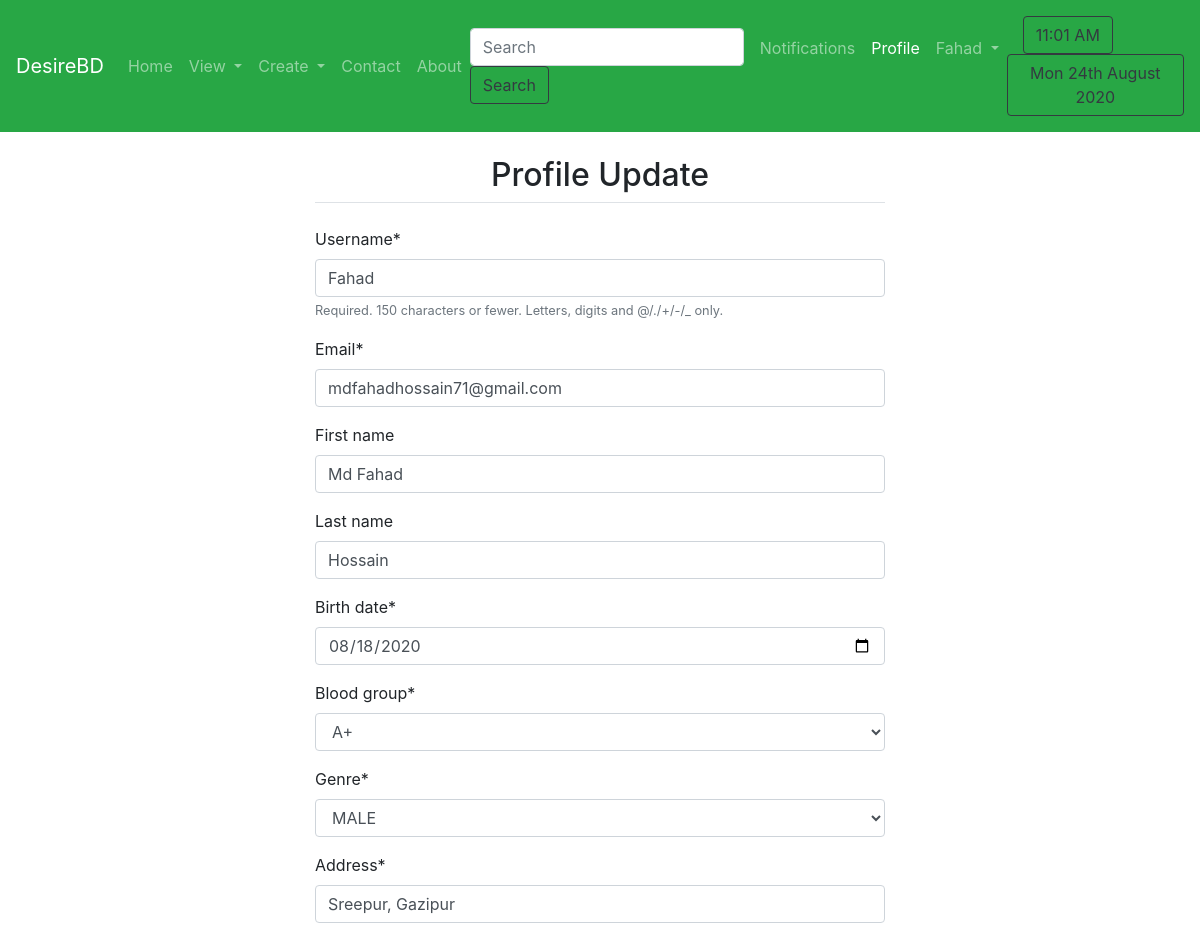
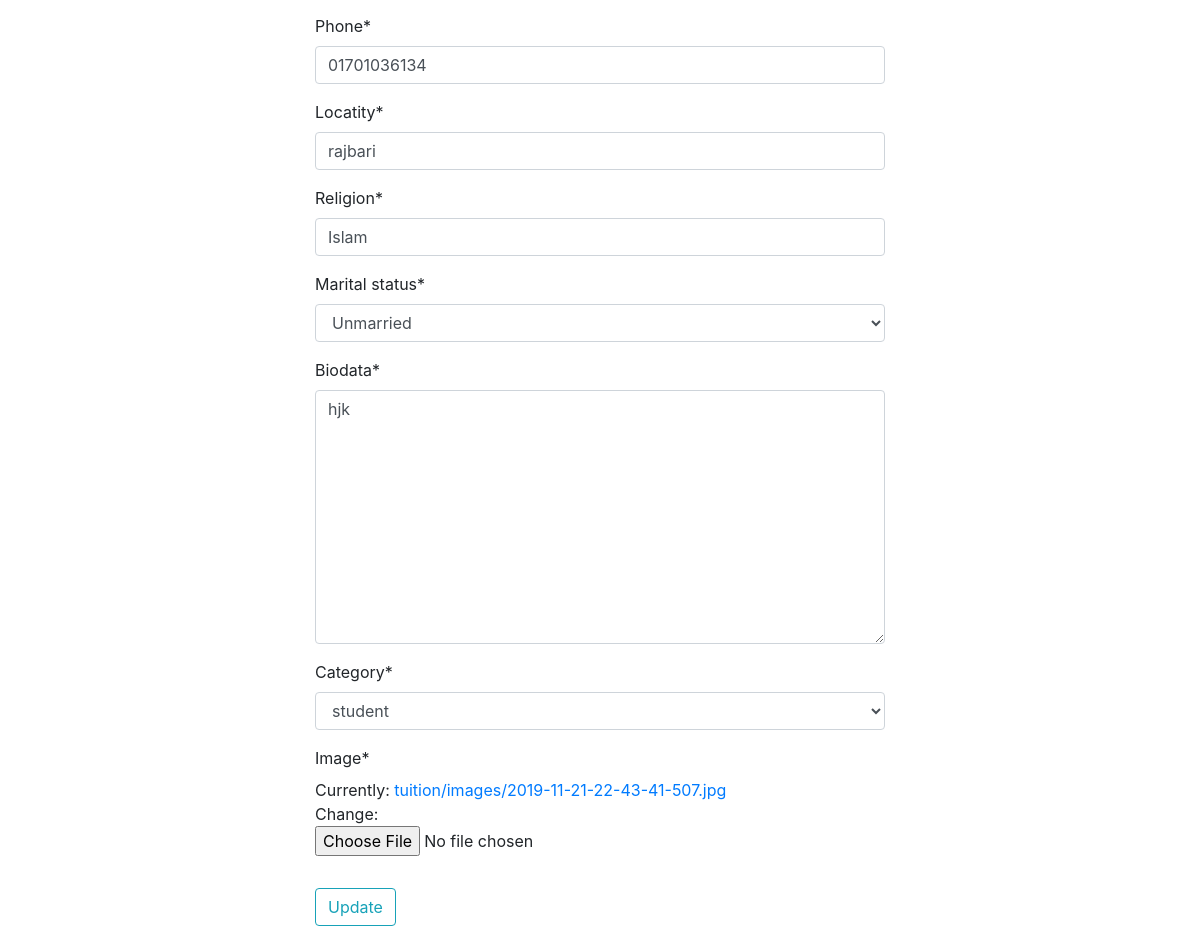
The page /profile/updateprofile/ (signed in) on the database as committed earlier (2 pictures, top to bottom).
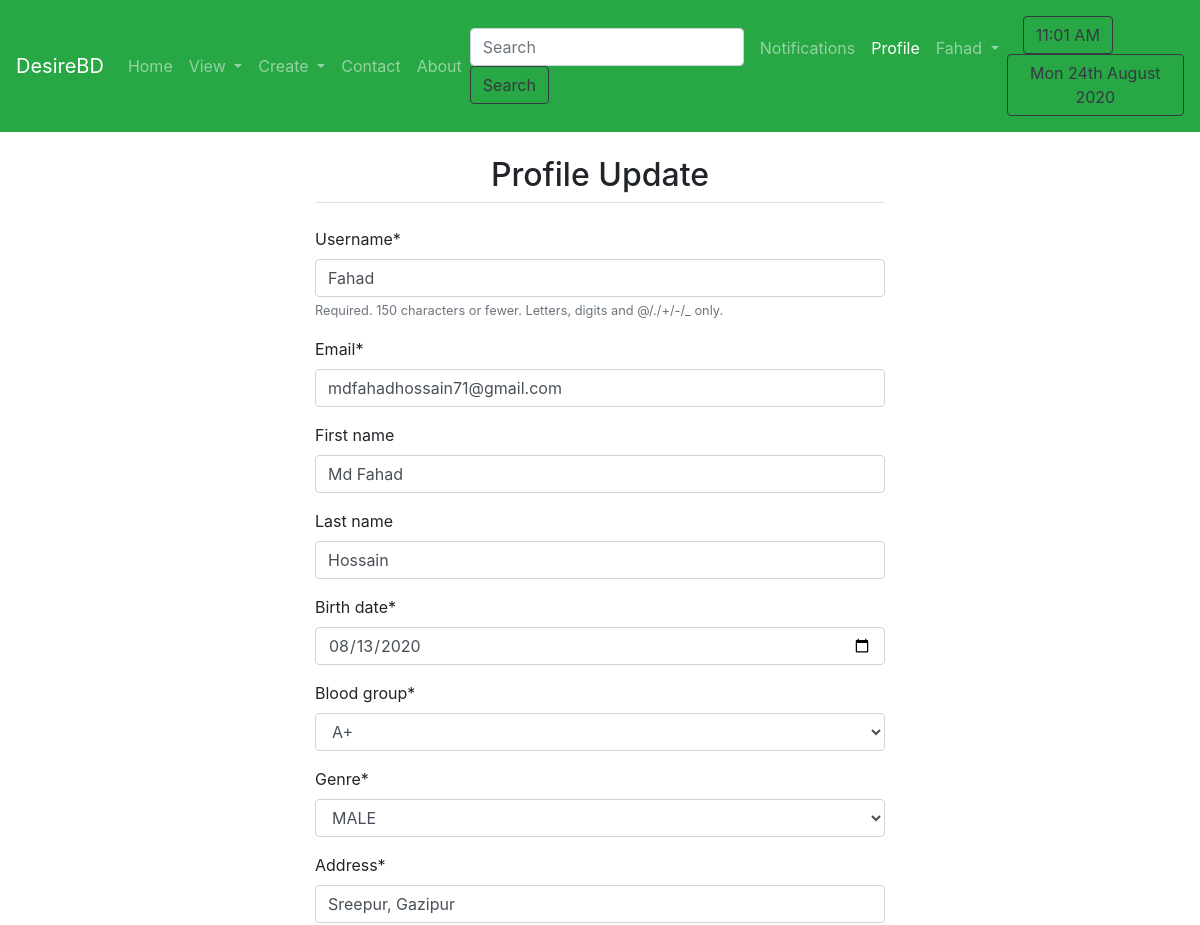
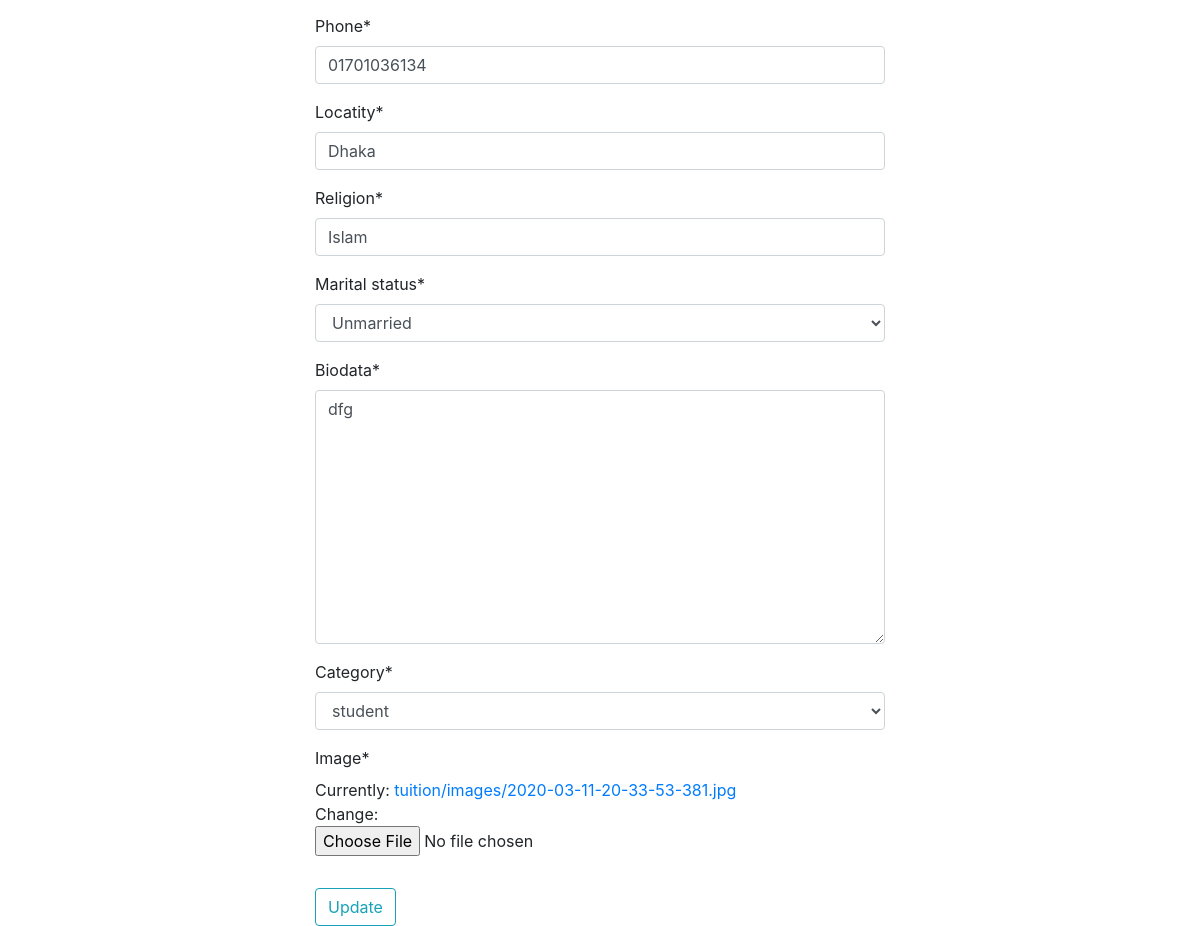
The same page on the database as committed later (2 pictures, top to bottom).
### person/models.py (models this page shows, shortened)
class UserProfile(models.Model):
    GENRE_CHOICES = (
        ('m', 'MALE'),
        ('f', 'FEMALE'),
    )
    MARITAL_STATUS_CHOICES = (
        ('m', 'married'),
        ('u', 'Unmarried'),
        ('d', 'Divorced'),
        ('e', 'engaged'),
        ('s', 'separed'),
    )
    CATEGORY=(
        ('s', 'student'),
        ('t', 'teacher'),
        ('j', 'employee'),
        ('k', 'employery'),
    )
    BLOOD_GROUP=(
        ('A+', 'A+'),
        ('A-', 'A-'),
        ('AB+', 'AB+'),
        ('AB-', 'AB-'),
        ('B+', 'B+'),
        ('B-', 'B-'),
        ('O+', 'O+'),
        ('O-', 'O-'),
    )
    user = models.OneToOneField(User,on_delete=models.CASCADE)
    birth_date = models.DateField()
    blood_group=models.CharField(max_length=3, choices=BLOOD_GROUP)
    genre = models.CharField(max_length=1, choices=GENRE_CHOICES)
    address = models.CharField(max_length=150)
    phone=models.CharField(max_length=13)
    locatity = models.CharField(max_length=30)
    marital_status = models.CharField(max_length=1, choices=MARITAL_STATUS_CHOICES)
    religion = models.CharField(max_length=50)
    biodata=models.TextField()
    category=models.CharField(max_length=4,choices=CATEGORY,null=True)
    image=models.ImageField(default='default.jpg', upload_to='tuition/images')
    AUTH_PROFILE_MODULE = 'app.UserProfile'

### person/views.py (the view)
# urls.py: path('updateprofile/', views.updateprofile, name='updateprofile'),
def updateprofile(request):
    try:
        instance = UserProfile.objects.get(user=request.user)
    except UserProfile.DoesNotExist:
        instance = None
    if request.method == 'POST':
        u_form= UserUpdateForm(request.POST , instance=request.user)
        p_form = UserProfileForm(request.POST ,request.FILES, instance=instance)
        if u_form.is_valid() and p_form.is_valid():
            u_form.save()
            if UserProfile.objects.filter(user=request.user):
                obj=UserProfile.objects.get(user=request.user)
                obj.user= request.user
                obj.birth_date= p_form.cleaned_data['birth_date']
                obj.genre= p_form.cleaned_data['genre']
                obj.address= p_form.cleaned_data['address']
                obj.locatity= p_form.cleaned_data['locatity']
                obj.marital_status= p_form.cleaned_data['marital_status']
                obj.phone= p_form.cleaned_data['phone']
                obj.category= p_form.cleaned_data['category']
                obj.blood_group= p_form.cleaned_data['blood_group']
                obj.religion= p_form.cleaned_data['religion']
                obj.image= p_form.cleaned_data['image']
                obj.biodata = p_form.cleaned_data['biodata']
                obj.save()
            else:
                user= request.user
                birth_date= p_form.cleaned_data['birth_date']
                genre= p_form.cleaned_data['genre']
                address= p_form.cleaned_data['address']
                locatity= p_form.cleaned_data['locatity']
                marital_status= p_form.cleaned_data['marital_status']
                phone= p_form.cleaned_data['phone']
                category= p_form.cleaned_data['category']
                religion = p_form.cleaned_data['religion']
                blood_group = p_form.cleaned_data['blood_group']
                image= p_form.cleaned_data['image']
                biodata = p_form.cleaned_data['biodata']
                print("fahad")
                useprofile = UserProfile(user=user, birth_date=birth_date, biodata=biodata, genre=genre, address=address, locatity=locatity, marital_status=marital_status, phone=phone, category=category, blood_group=blood_group, religion=religion, image=image)
                useprofile.save()
            messages.success(request, 'Successfully updated.')
            return redirect('userprofile')
    else:
        u_form= UserUpdateForm( instance=request.user)
        p_form = UserProfileForm( instance=instance)
    userp=UserProfile.objects.filter(user=request.user)
    context = {
            'u_form':u_form,
            'p_form':p_form,
            'user': request.user,
            'userp':userp
             }
    return render(request, 'person/updateprofile.html', context)

### person/forms.py
class UserUpdateForm(ModelForm):
    email=forms.EmailField()
    class Meta:
        model=User
        fields = ['username', 'email', 'first_name', 'last_name']

class UserProfileForm(ModelForm):
    class Meta:
        model = UserProfile
        fields = ['birth_date','blood_group','genre','address','phone','locatity','religion','marital_status','biodata','category','image']
        widgets = {
            'birth_date': DateInput(attrs={'type': 'date', 'placeholder':'Enter your Birthday'}),
            'user':forms.HiddenInput(),
            'address': forms.TextInput(attrs={ 'placeholder':'Enter your Address'})
        }

### templates/person/updateprofile.html (shortened to what this page needs)
{% extends 'basic.html' %}
{% block userprofile %} active{% endblock userprofile %}
{% block body %}
{% load crispy_forms_tags %}
{% if user.is_authenticated %}
<div class="col-md-6 offset-md-3">
            <form action="/profile/updateprofile/" method="post" enctype="multipart/form-data">
                <fieldset class="form-group mx-auto">
                    <legend class="border-bottom text-center mb-4"><h2>Profile Update</h2></legend>
                    {{  u_form|crispy }}
                    {{  p_form|crispy }}
                </fieldset>
                <button class="btn btn-outline-info " type="submit" value="submit">Update </button>
            </form>
</div>
{% endif %}
{% endblock %}

Rows that differ between the two databases and show on the page:
changed UserProfile "MALE": birth_date "08/18/2020" → "08/13/2020"; locatity "rajbari" → "Dhaka"; biodata "hjk" → "dfg"
Other text that changed with them:
text no longer shown: "Birth date * Blood group * Genre * Address * Phone * Locatity * Religion * Marital status * Biodata * Category * Image * Currently: tuition/images/2019-11-21-22-43-41-507.jpg Change:"
text now shown: "Birth date * Blood group * Genre * Address * Phone * Locatity * Religion * Marital status * Biodata * Category * Image * Currently: tuition/images/2020-03-11-20-33-53-381.jpg Change:"
